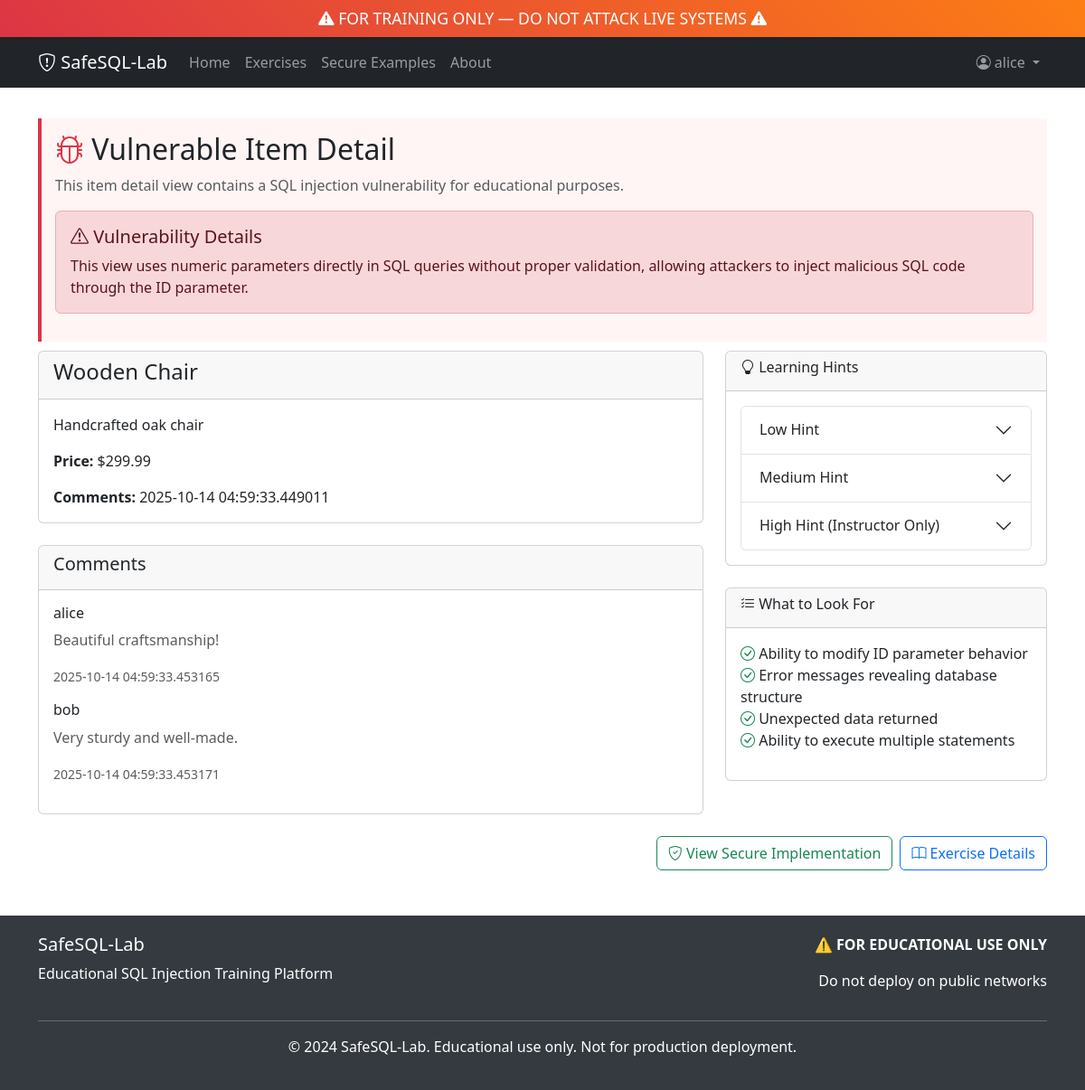
The page /vulnerable/item?id=1 (signed in) on the database its author committed.
### app/models.py (models this page shows, shortened)
class Comment(db.Model):
    __tablename__ = 'comments'
    id = db.Column(db.Integer, primary_key=True)
    product_id = db.Column(db.Integer, db.ForeignKey('products.id'), nullable=False)
    author = db.Column(db.String(80), nullable=False)
    content = db.Column(db.Text, nullable=False)
    created_at = db.Column(db.DateTime, default=datetime.utcnow)
    product = db.relationship('Product', backref=db.backref('comments', lazy=True))

class Product(db.Model):
    __tablename__ = 'products'
    id = db.Column(db.Integer, primary_key=True)
    name = db.Column(db.String(100), nullable=False)
    description = db.Column(db.Text)
    price = db.Column(db.Float, nullable=False)
    created_at = db.Column(db.DateTime, default=datetime.utcnow)

### app/routes/vulnerable.py (the view)
@vulnerable_bp.route('/item')
def item_detail():
    item_id = request.args.get('id', '')
    if item_id:
        sql_query = f"SELECT p.*, COUNT(c.id) as comment_count FROM products p LEFT JOIN comments c ON p.id = c.product_id WHERE p.id = {item_id} GROUP BY p.id"
        try:
            conn = sqlite3.connect('data/lab.db')
            cursor = conn.cursor()
            cursor.execute(sql_query)
            product = cursor.fetchone()
            comment_query = f"SELECT * FROM comments WHERE product_id = {item_id}"
            cursor.execute(comment_query)
            comments = cursor.fetchall()
            conn.close()
            if product:
                log_exercise_attempt('item_detail', f"id={item_id}", True)
                return render_template('vulnerable/item_detail.html', product=product, comments=comments)
            else:
                flash('Product not found', 'error')
                log_exercise_attempt('item_detail', f"id={item_id}", False)
        except Exception as e:
            flash(f'Database error: {str(e)}', 'error')
            log_exercise_attempt('item_detail', f"id={item_id}", False)
    return render_template('vulnerable/item_detail.html', product=None, comments=[])

### app/routes/vulnerable.py (called while the page is built)
def log_exercise_attempt(exercise_name, user_input, success=False):
    log = ExerciseLog(
        exercise_name=exercise_name,
        user_input=user_input,
        success=success,
        ip_address=request.remote_addr
    )
    db.session.add(log)
    db.session.commit()

### app/templates/vulnerable/item_detail.html (shortened to what this page needs)
{% extends "base.html" %}
{% block content %}
<div class="row">
    <div class="col-12">
        <div class="vulnerable-section">
            <h2><i class="bi bi-bug text-danger"></i> Vulnerable Item Detail</h2>
            <p class="text-muted">This item detail view contains a SQL injection vulnerability for educational purposes.</p>
            <div class="alert alert-danger" role="alert">
                <h5><i class="bi bi-exclamation-triangle"></i> Vulnerability Details</h5>
                <p class="mb-0">
                    This view uses numeric parameters directly in SQL queries without proper validation,
                    allowing attackers to inject malicious SQL code through the ID parameter.
                </p>
            </div>
        </div>
    </div>
</div>
{% if product %}
<div class="row">
    <div class="col-lg-8">
        <div class="card">
            <div class="card-header">
                <h4>{{ product[1] }}</h4>
            </div>
            <div class="card-body">
                <p class="card-text">{{ product[2] }}</p>
                <p class="card-text">
                    <strong>Price:</strong> ${{ "%.2f"|format(product[3]) }}
                </p>
                <p class="card-text">
                    <strong>Comments:</strong> {{ product[4] if product|length > 4 else 0 }}
                </p>
            </div>
        </div>
        {% if comments %}
        <div class="card mt-4">
            <div class="card-header">
                <h5>Comments</h5>
            </div>
            <div class="card-body">
                {% for comment in comments %}
                <div class="mb-3">
                    <h6>{{ comment[2] }}</h6>
                    <p class="text-muted">{{ comment[3] }}</p>
                    <small class="text-muted">{{ comment[4] if comment|length > 4 else 'Unknown date' }}</small>
                </div>
                {% endfor %}
            </div>
        </div>
        {% endif %}
    </div>
    <div class="col-lg-4">
        <div class="card">
            <div class="card-header">
                <h6><i class="bi bi-lightbulb"></i> Learning Hints</h6>
            </div>
            <div class="card-body">
                <div class="accordion" id="hintsAccordion">
                    <div class="accordion-item">
                        <h2 class="accordion-header">
                            <button class="accordion-button collapsed" type="button" data-bs-toggle="collapse" data-bs-target="#hint1">
                                Low Hint
                            </button>
                        </h2>
                    </div>
                    <div class="accordion-item">
                        <h2 class="accordion-header">
                            <button class="accordion-button collapsed" type="button" data-bs-toggle="collapse" data-bs-target="#hint2">
                                Medium Hint
                            </button>
                        </h2>
                    </div>
                    <div class="accordion-item">
                        <h2 class="accordion-header">
                            <button class="accordion-button collapsed" type="button" data-bs-toggle="collapse" data-bs-target="#hint3">
                                High Hint (Instructor Only)
                            </button>
                        </h2>
                    </div>
                </div>
            </div>
        </div>
        <div class="card mt-4">
            <div class="card-header">
                <h6><i class="bi bi-list-check"></i> What to Look For</h6>
            </div>
            <div class="card-body">
                <ul class="list-unstyled">
                    <li><i class="bi bi-check-circle text-success"></i> Ability to modify ID parameter behavior</li>
                    <li><i class="bi bi-check-circle text-success"></i> Error messages revealing database structure</li>
                    <li><i class="bi bi-check-circle text-success"></i> Unexpected data returned</li>
                    <li><i class="bi bi-check-circle text-success"></i> Ability to execute multiple statements</li>
                </ul>
            </div>
        </div>
    </div>
</div>
{% endif %}
<div class="row mt-4">
    <div class="col-12">
        <div class="d-grid gap-2 d-md-flex justify-content-md-end">
            <a href="{{ url_for('secure.item_detail', id=1) }}" class="btn btn-outline-success">
                <i class="bi bi-shield-check"></i> View Secure Implementation
            </a>
            <a href="{{ url_for('exercises.exercise_detail', exercise_id='item_detail') }}" class="btn btn-outline-primary">
                <i class="bi bi-book"></i> Exercise Details
            </a>
        </div>
    </div>
</div>
{% endblock %}

### app/templates/base.html (shortened to what this page needs)
<!DOCTYPE html>
<html lang="en">
<head>
    <link href="https://cdn.jsdelivr.net/npm/bootstrap@5.3.0/dist/css/bootstrap.min.css" rel="stylesheet">
    <link href="https://cdn.jsdelivr.net/npm/bootstrap-icons@1.10.0/font/bootstrap-icons.css" rel="stylesheet">
</head>
<body>
    <div class="legal-banner">
        <h5><i class="bi bi-exclamation-triangle-fill"></i> FOR TRAINING ONLY — DO NOT ATTACK LIVE SYSTEMS <i class="bi bi-exclamation-triangle-fill"></i></h5>
    </div>
    <nav class="navbar navbar-expand-lg navbar-dark bg-dark">
        <div class="container">
            <a class="navbar-brand" href="{{ url_for('main.index') }}">
                <i class="bi bi-shield-exclamation"></i> SafeSQL-Lab
            </a>
            <div class="collapse navbar-collapse" id="navbarNav">
                <ul class="navbar-nav me-auto">
                    <li class="nav-item">
                        <a class="nav-link" href="{{ url_for('main.index') }}">Home</a>
                    </li>
                    <li class="nav-item">
                        <a class="nav-link" href="{{ url_for('main.dashboard') }}">Exercises</a>
                    </li>
                    <li class="nav-item">
                        <a class="nav-link" href="{{ url_for('main.secure_examples') }}">Secure Examples</a>
                    </li>
                    <li class="nav-item">
                        <a class="nav-link" href="{{ url_for('main.about') }}">About</a>
                    </li>
                </ul>
                <ul class="navbar-nav">
                    {% if session.username %}
                        <li class="nav-item dropdown">
                            <a class="nav-link dropdown-toggle" href="#" role="button" data-bs-toggle="dropdown">
                                <i class="bi bi-person-circle"></i> {{ session.username }}
                            </a>
                        </li>
                    {% endif %}
                </ul>
            </div>
        </div>
    </nav>
    <main class="container mt-4">
        {% block content %}{% endblock %}
    </main>
    <footer class="footer">
        <div class="container">
            <div class="row">
                <div class="col-md-6">
                    <h5>SafeSQL-Lab</h5>
                    <p>Educational SQL Injection Training Platform</p>
                </div>
                <div class="col-md-6 text-md-end">
                    <p><strong>⚠️ FOR EDUCATIONAL USE ONLY</strong></p>
                    <p>Do not deploy on public networks</p>
                </div>
            </div>
            <hr>
            <div class="row">
                <div class="col-12 text-center">
                    <p>&copy; 2024 SafeSQL-Lab. Educational use only. Not for production deployment.</p>
                </div>
            </div>
        </div>
    </footer>
</body>
</html>

### app/templates/base.html (style rules this page uses)
.legal-banner { background: linear-gradient(45deg, #dc3545, #fd7e14); color: white; text-align: center; padding: 10px; font-weight: bold; position: sticky; top: 0; z-index: 1000; box-shadow: 0 2px 4px rgba(0,0,0,0.1); }
.legal-banner h5 { margin: 0; font-size: 1.1rem; }
.vulnerable-section { border-left: 4px solid #dc3545; background-color: #fff5f5; padding: 15px; margin: 10px 0; }
.footer { background-color: #343a40; color: white; padding: 20px 0; margin-top: 50px; }

### rows shown on the page
Comment: username "alice", author "alice", content "Beautiful craftsmanship!", created_at "2025-10-14 04:59:33.453165"
Product: name "Wooden Chair", description "Handcrafted oak chair", price "299.99", created_at "2025-10-14 04:59:33.449011"
Comment: author "bob", content "Very sturdy and well-made.", created_at "2025-10-14 04:59:33.453171"
